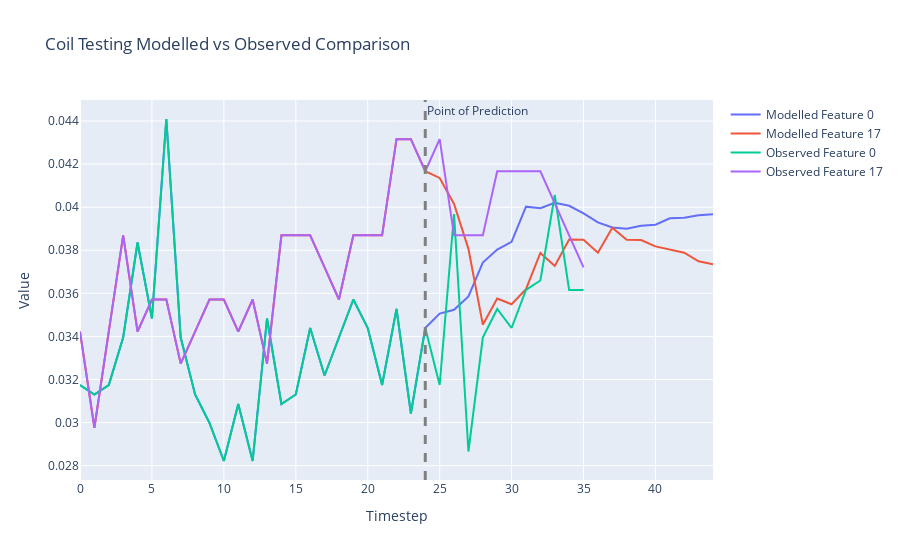

Source (notebook cell):
### Code cell
states = []
# Select the batch we want to make predictions for
batch = 101

# After what step do we want the coil to start making its own predictions?
prediction_step = 24

# What features do we want to plot?
feature_sel = [0,17]

# Grab starting state tensor
state_tensor = X[:,0,:]

# How many steps do we want to run the coil overall?
max_steps = 45

states.append(state_tensor[batch,feature_sel])
batch_size = X.shape[0]
transition_tensor = torch.softmax(torch.zeros(batch_size, n_features, n_features), dim = 1).to("cuda")
for step_state in range(1,max_steps):
    state_tensor, transition_tensor = model.step_coil(state_tensor, transition_tensor)
    if step_state <= prediction_step:
        state_tensor = X[:,step_state,:]
    states.append(state_tensor[batch,feature_sel])
    #print(sum(state_tensor[batch,:]))
    
# Move state dynamics to CPU
data = [row.to('cpu').detach().numpy() for row in states]
traces = list(zip(*data))

# Create the figure and add traces
fig = go.Figure()

# Plotting
for i, trace in enumerate(traces):
    model_trace = go.Scatter(y=trace, mode='lines', name=f'Modelled Feature {feature_sel[i]}')
    fig.add_trace(model_trace)
    
    
# Get observed data to CPU and plot
data = X[batch,:,feature_sel].to('cpu')
# Transpose the data to get 5 traces
traces = list(zip(*data))

# Plotting
for i, trace in enumerate(traces):
    obs_trace = go.Scatter(y=trace, mode='lines', name=f'Observed Feature {feature_sel[i]}')
    fig.add_trace(obs_trace)
    
# Add Line highlighting when the coil becomes responsible for its own predictions
fig.add_vline(x=prediction_step, line_width=3, line_dash="dash", line_color="grey", annotation_text='Point of Prediction')    

# Add title and labels
fig.update_layout(title=f'Coil Testing Modelled vs Observed Comparison',
                    xaxis_title='Timestep',
                    yaxis_title='Value')

# Show the figure
fig.show()

### Figure 1 — Plotly figure (JSON) as saved in the notebook; plotly's stock layout.template omitted (floating-point values rounded to 4 significant figures)
{"data": [{"mode": "lines", "name": "Modelled Feature 0", "type": "scatter", "y": [0.03175, 0.03131, 0.03175, 0.03395, 0.03836, 0.03483, 0.04409, 0.03395, 0.03131, 0.02998, 0.02822, 0.03086, 0.02822, 0.03483, 0.03086, 0.03131, 0.03439, 0.03219, 0.03395, 0.03571, 0.03439, 0.03175, 0.03527, 0.03042, 0.03439, 0.03506, 0.03523, 0.03586, 0.03743, 0.03803, 0.03839, 0.04002, 0.03995, 0.0402, 0.04006, 0.03971, 0.03929, 0.03905, 0.03899, 0.03913, 0.03919, 0.03948, 0.03951, 0.03962, 0.03967]}, {"mode": "lines", "name": "Modelled Feature 17", "type": "scatter", "y": [0.03423, 0.02976, 0.03423, 0.03869, 0.03423, 0.03571, 0.03571, 0.03274, 0.03423, 0.03571, 0.03571, 0.03423, 0.03571, 0.03274, 0.03869, 0.03869, 0.03869, 0.0372, 0.03571, 0.03869, 0.03869, 0.03869, 0.04315, 0.04315, 0.04167, 0.04136, 0.04015, 0.03806, 0.03455, 0.03576, 0.03549, 0.0362, 0.03787, 0.03727, 0.0385, 0.03849, 0.03789, 0.03905, 0.03849, 0.03847, 0.03818, 0.03801, 0.03788, 0.03749, 0.03735]}, {"mode": "lines", "name": "Observed Feature 0", "type": "scatter", "y": [0.03175, 0.03131, 0.03175, 0.03395, 0.03836, 0.03483, 0.04409, 0.03395, 0.03131, 0.02998, 0.02822, 0.03086, 0.02822, 0.03483, 0.03086, 0.03131, 0.03439, 0.03219, 0.03395, 0.03571, 0.03439, 0.03175, 0.03527, 0.03042, 0.03439, 0.03175, 0.03968, 0.02866, 0.03395, 0.03527, 0.03439, 0.03616, 0.0366, 0.04056, 0.03616, 0.03616]}, {"mode": "lines", "name": "Observed Feature 17", "type": "scatter", "y": [0.03423, 0.02976, 0.03423, 0.03869, 0.03423, 0.03571, 0.03571, 0.03274, 0.03423, 0.03571, 0.03571, 0.03423, 0.03571, 0.03274, 0.03869, 0.03869, 0.03869, 0.0372, 0.03571, 0.03869, 0.03869, 0.03869, 0.04315, 0.04315, 0.04167, 0.04315, 0.03869, 0.03869, 0.03869, 0.04167, 0.04167, 0.04167, 0.04167, 0.04018, 0.03869, 0.0372]}], "layout": {"annotations": [{"showarrow": false, "text": "Point of Prediction", "x": 24, "xanchor": "left", "xref": "x", "y": 1, "yanchor": "top", "yref": "y domain"}], "shapes": [{"line": {"color": "grey", "dash": "dash", "width": 3}, "type": "line", "x0": 24, "x1": 24, "xref": "x", "y0": 0, "y1": 1, "yref": "y domain"}], "title": {"text": "Coil Testing Modelled vs Observed Comparison"}, "xaxis": {"title": {"text": "Timestep"}}, "yaxis": {"title": {"text": "Value"}}}}
